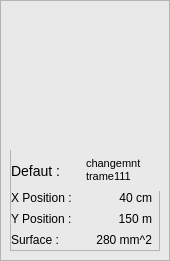
        <widget class="QFrame" name="frame_image_de_defaut_5">
         <property name="minimumSize">
          <size>
           <width>170</width>
           <height>261</height>
          </size>
         </property>
         <property name="maximumSize">
          <size>
           <width>170</width>
           <height>261</height>
          </size>
         </property>
         <property name="styleSheet">
          <string notr="true">background-color: rgb(233, 233, 233);
padding:0;</string>
         </property>
         <property name="frameShape">
          <enum>QFrame::StyledPanel</enum>
         </property>
         <property name="frameShadow">
          <enum>QFrame::Raised</enum>
         </property>
         <widget class="QLabel" name="Image_defaut_7">
          <property name="geometry">
           <rect>
            <x>10</x>
            <y>5</y>
            <width>150</width>
            <height>141</height>
           </rect>
          </property>
          <property name="minimumSize">
           <size>
            <width>0</width>
            <height>0</height>
           </size>
          </property>
          <property name="maximumSize">
           <size>
            <width>16777215</width>
            <height>16777215</height>
           </size>
          </property>
          <property name="styleSheet">
           <string notr="true">radious:5px;</string>
          </property>
          <property name="text">
           <string/>
          </property>
          <property name="pixmap">
           <pixmap>../CODE/Detection des defauts/Images/KinectScreenshot-Color-02-39-46.png</pixmap>
          </property>
          <property name="scaledContents">
           <bool>true</bool>
          </property>
         </widget>
         <widget class="QFrame" name="frame_12">
          <property name="geometry">
           <rect>
            <x>10</x>
            <y>150</y>
            <width>150</width>
            <height>101</height>
           </rect>
          </property>
          <property name="frameShape">
           <enum>QFrame::StyledPanel</enum>
          </property>
          <property name="frameShadow">
           <enum>QFrame::Raised</enum>
          </property>
          <widget class="QWidget" name="layoutWidget_17">
           <property name="geometry">
            <rect>
             <x>1</x>
             <y>0</y>
             <width>151</width>
             <height>41</height>
            </rect>
           </property>
           <layout class="QHBoxLayout" name="horizontalLayout_36">
            <item>
             <widget class="QLabel" name="label_defaut_7">
              <property name="minimumSize">
               <size>
                <width>0</width>
                <height>26</height>
               </size>
              </property>
              <property name="maximumSize">
               <size>
                <width>16777215</width>
                <height>27</height>
               </size>
              </property>
              <property name="font">
               <font>
                <pointsize>-1</pointsize>
               </font>
              </property>
              <property name="styleSheet">
               <string notr="true">QLabel{
	text-align:left;
	font-size:14px;
	cursor: pointer;
}


</string>
              </property>
              <property name="text">
               <string>Defaut :</string>
              </property>
             </widget>
            </item>
            <item>
             <widget class="QTextBrowser" name="textBrowser_7">
              <property name="minimumSize">
               <size>
                <width>50</width>
                <height>20</height>
               </size>
              </property>
              <property name="maximumSize">
               <size>
                <width>80</width>
                <height>34</height>
               </size>
              </property>
              <property name="styleSheet">
               <string notr="true">QTextBrowser{
	text-align:left;
	font-size:16px;
	cursor: pointer;
	border:none;
}


</string>
              </property>
              <property name="html">
               <string>&lt;!DOCTYPE HTML PUBLIC &quot;-//W3C//DTD HTML 4.0//EN&quot; &quot;http://www.w3.org/TR/REC-html40/strict.dtd&quot;&gt;
&lt;html&gt;&lt;head&gt;&lt;meta name=&quot;qrichtext&quot; content=&quot;1&quot; /&gt;&lt;style type=&quot;text/css&quot;&gt;
p, li { white-space: pre-wrap; }
&lt;/style&gt;&lt;/head&gt;&lt;body style=&quot; font-family:'MS Shell Dlg 2'; font-size:16px; font-weight:400; font-style:normal;&quot;&gt;
&lt;p style=&quot; margin-top:0px; margin-bottom:0px; margin-left:0px; margin-right:0px; -qt-block-indent:0; text-indent:0px;&quot;&gt;&lt;span style=&quot; font-size:8pt;&quot;&gt;changemnt trame111&lt;/span&gt;&lt;/p&gt;&lt;/body&gt;&lt;/html&gt;</string>
              </property>
             </widget>
            </item>
           </layout>
          </widget>
          <widget class="QWidget" name="layoutWidget_18">
           <property name="geometry">
            <rect>
             <x>1</x>
             <y>38</y>
             <width>141</width>
             <height>61</height>
            </rect>
           </property>
           <layout class="QVBoxLayout" name="_7">
            <property name="spacing">
             <number>2</number>
            </property>
            <item>
             <layout class="QHBoxLayout" name="horizontalLayout_37">
              <item>
               <widget class="QLabel" name="label_X_Position_7">
                <property name="text">
                 <string>X Position :</string>
                </property>
               </widget>
              </item>
              <item>
               <widget class="QLabel" name="X_Position_7">
                <property name="layoutDirection">
                 <enum>Qt::LeftToRight</enum>
                </property>
                <property name="text">
                 <string>40 cm</string>
                </property>
                <property name="alignment">
                 <set>Qt::AlignRight|Qt::AlignTrailing|Qt::AlignVCenter</set>
                </property>
               </widget>
              </item>
             </layout>
            </item>
            <item>
             <layout class="QHBoxLayout" name="horizontalLayout_38">
              <item>
               <widget class="QLabel" name="label_Y_Position_7">
                <property name="text">
                 <string>Y Position :</string>
                </property>
               </widget>
              </item>
              <item>
               <widget class="QLabel" name="Y_Position_7">
                <property name="layoutDirection">
                 <enum>Qt::LeftToRight</enum>
                </property>
                <property name="text">
                 <string>150 m</string>
                </property>
                <property name="alignment">
                 <set>Qt::AlignRight|Qt::AlignTrailing|Qt::AlignVCenter</set>
                </property>
               </widget>
              </item>
             </layout>
            </item>
            <item>
             <layout class="QHBoxLayout" name="horizontalLayout_39">
              <item>
               <widget class="QLabel" name="label_Surface_7">
                <property name="text">
                 <string>Surface :</string>
                </property>
               </widget>
              </item>
              <item>
               <widget class="QLabel" name="Surface_7">
                <property name="layoutDirection">
                 <enum>Qt::LeftToRight</enum>
                </property>
                <property name="text">
                 <string>280 mm^2</string>
                </property>
                <property name="alignment">
                 <set>Qt::AlignRight|Qt::AlignTrailing|Qt::AlignVCenter</set>
                </property>
               </widget>
              </item>
             </layout>
            </item>
           </layout>
          </widget>
         </widget>
        </widget>
